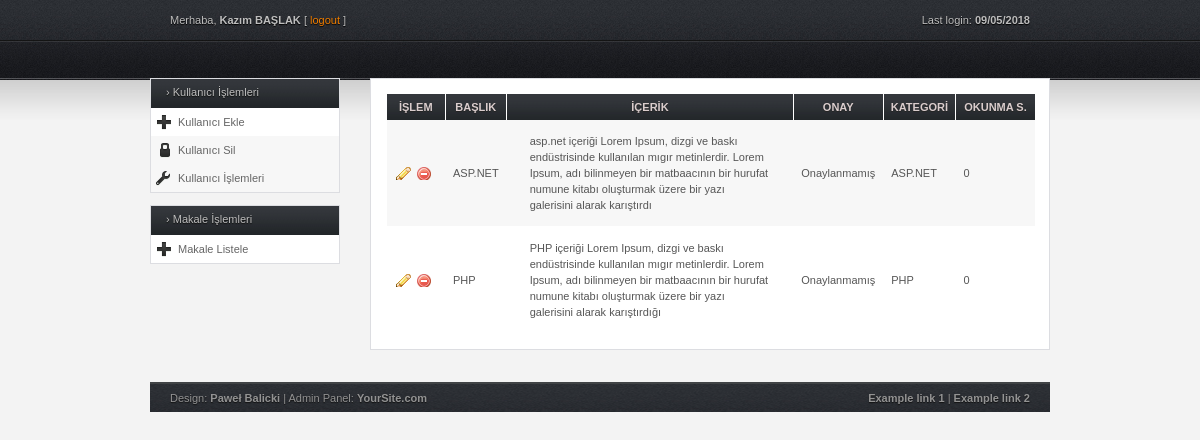
Screenshot of /admin/makalelistele.php (signed in) with the database file from the repository.
### tables this page shows
CREATE TABLE IF NOT EXISTS `makale` (
`id` int(5) NOT NULL,
  `baslik` varchar(100) NOT NULL,
  `icerik` text NOT NULL,
  `tarih` varchar(15) NOT NULL,
  `keywords` varchar(100) NOT NULL,
  `description` varchar(160) NOT NULL,
  `onay` varchar(1) NOT NULL,
  `katId` varchar(2) NOT NULL,
  `okunmaSayisi` int(10) NOT NULL DEFAULT '0'
);

CREATE TABLE IF NOT EXISTS `yetkiler` (
`id` int(2) NOT NULL,
  `number` int(1) NOT NULL,
  `text` varchar(20) NOT NULL
);

CREATE TABLE IF NOT EXISTS `kategoriler` (
`id` int(2) NOT NULL,
  `katAdi` varchar(20) NOT NULL
);

### admin/makalelistele.php (the view)
<?php
include "tema/ust.php";
?>
<table>
  <thead>
    <tr>
      <th scope="col">İŞLEM</th>
      <th scope="col">BAŞLIK</th>
      <th scope="col">İÇERİK</th>
      <th scope="col">ONAY</th>
      <th scope="col">KATEGORİ</th>
      <th scope="col" style="width: 65px;">OKUNMA S.</th>
    </tr>
  </thead>
  <tbody>
    <?php
	$sorgu=mysql_query("select m.id,m.baslik,k.katAdi,m.okunmaSayisi,m.icerik,y.text  from makale as m inner join yetkiler as y on y.number=m.onay inner join kategoriler as k on k.id=m.katId where m.onay<>6",$db);
	while($sonuc=mysql_fetch_array($sorgu))
	{
	?>
    <tr>
      <td class="align-center"><a title="düzenle" class="table-icon edit" href="makaleduzenle.php?id=<?= $sonuc["id"]?>"></a><a title="sil" class="table-icon delete" href="makalesil.php?id=<?= $sonuc["id"]?>"></a></td>
      <td><?= $sonuc["baslik"] ?></td>
      <td><?= substr($sonuc["icerik"],0,250) ?></td>
      <td><?= $sonuc["text"] ?></td>
      <td><?= $sonuc["katAdi"] ?></td>
      <td><?= $sonuc["okunmaSayisi"] ?></td>
    </tr>
    <?php
	}
	?>
    </tbody>
	</table>
<?php
include "tema/alt.php";
?>

### admin/css/style.css (style rules this page uses)
* { margin: 0; padding: 0; }
body { background: #f3f3f3 url(../img/bg_top.jpg) repeat-x; color: #bebebe; font-family: Tahoma, Arial, Helvetica, sans-serif; font-size: 11px; margin: 0; }
a { text-decoration: none; }
#content tr:nth-child(even) { background: #ffffff; }
#content tr:nth-child(odd) { background: #f7f7f7; }
#main .full_w p { line-height: 16px; margin: 5px 15px; }
table { border-collapse: collapse; margin: 15px; width: 650px; }
table th { background: url(../img/bg_box_head.jpg) repeat-x; color: #DACDCD; border-left: 1px solid #ffffff; border-right: 1px solid #ffffff; font-size: 11px; font-weight: bold; padding: 7px; text-shadow: 0px 1px #242424; }
table tr { border-left: 1px solid #ffffff; border-right: 1px solid #ffffff; }
table td { border-bottom: 1px solid #ffffff; border-top: 1px solid ffffff; color: #565656; padding: 8px; }
.table-icon { padding: 1px 8px; margin-right: 5px; }
.edit.table-icon { background: url(../img/i_edit.png) no-repeat; }
.delete.table-icon { background: url(../img/i_delete.png) no-repeat; }
.align-center { text-align: center; }

### rows the page displays
makale: baslik "ASP.NET", icerik "asp.net içeriği Lorem Ipsum, dizgi ve baskı endüstrisinde kullanılan mıgır metinlerdir. Lorem Ipsum, adı bilinmeyen bir matbaacının bir hurufat numune kitabı oluşturmak üzere bir yazı galerisini alarak karıştırdı", yetkiler.text "Onaylanmamış", kategoriler.katAdi "ASP.NET", okunmaSayisi "0"
makale: baslik "PHP", icerik "PHP içeriği Lorem Ipsum, dizgi ve baskı endüstrisinde kullanılan mıgır metinlerdir. Lorem Ipsum, adı bilinmeyen bir matbaacının bir hurufat numune kitabı oluşturmak üzere bir yazı galerisini alarak karıştırdığı", yetkiler.text "Onaylanmamış", kategoriler.katAdi "PHP", okunmaSayisi "0"

### other values shown
$_SESSION["adi"] "Kazım BAŞLAK"
